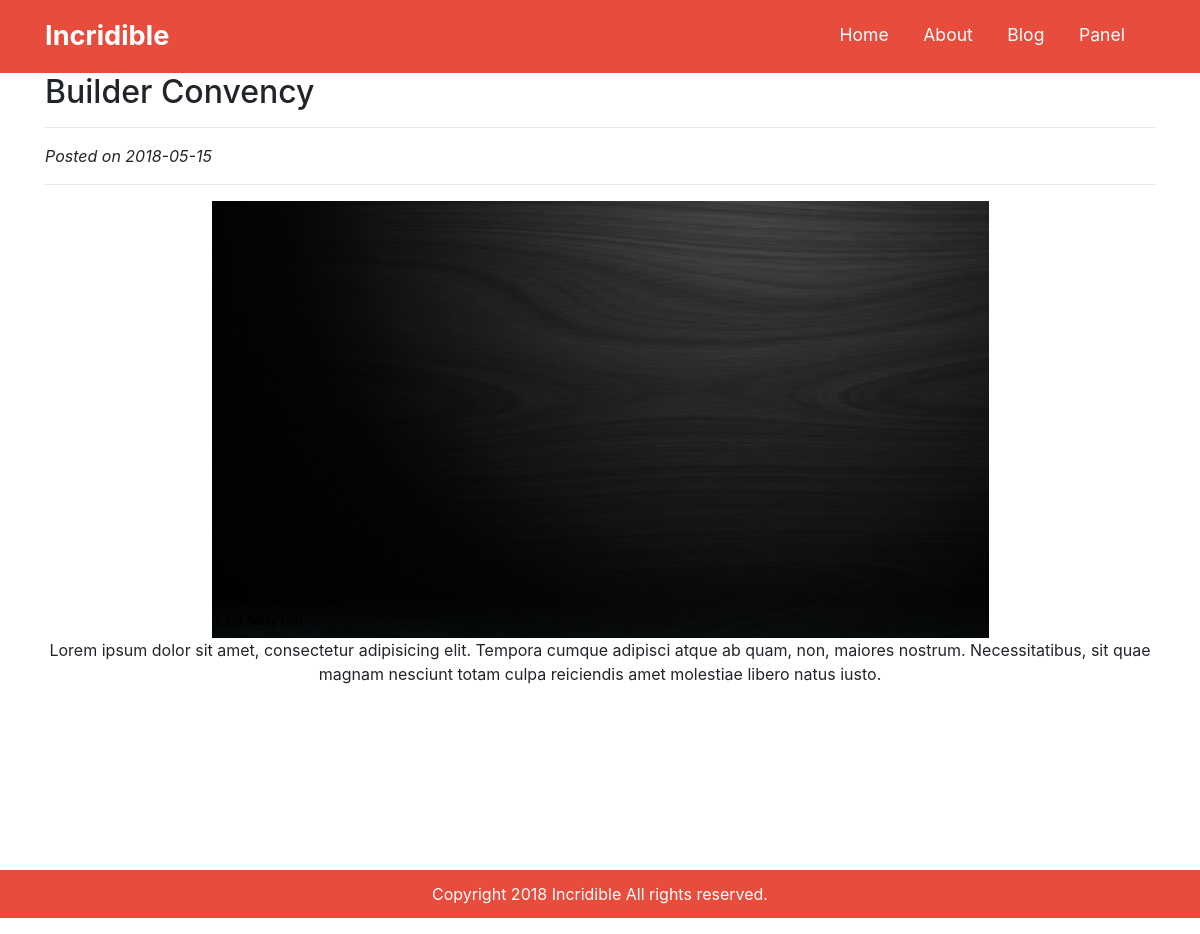
The page /index.php/Blog/detail/1 on the database its author committed.
### tables this page shows
CREATE TABLE `artikel` (
  `id` int(5) NOT NULL,
  `judul` varchar(30) NOT NULL,
  `kategori` varchar(20) NOT NULL,
  `isi` varchar(1000) NOT NULL,
  `tanggal` date NOT NULL,
  `creator` varchar(50) NOT NULL,
  `gambar` varchar(200) NOT NULL
);

### application/controllers/Blog.php (called while the page is built, shortened)
<?php
class Blog extends CI_Controller {
	public function __construct()
	{
		$this->load->model('Model_art');
		$this->load->model('Data_crud');
	}
	public function detail()
	{
		$data['data'] = $this->Model_art->Get_single($this->uri->segment(3));
		$this->load->view('header');
		$this->load->view('detail',$data);
		$this->load->view('footer');
	}
}

### index.php (called while the page is built, shortened)
<?php
require_once BASEPATH.'core/CodeIgniter.php';

### application/models/Model_art.php (called while the page is built, shortened)
<?php
class Model_art extends CI_Model {
	public function Get_single($id)
	{
		$data = array();
		$options = array('id' => $id);
		$Q = $this -> db -> get_where('artikel',$options,1);
			if ($Q->num_rows()>0) {
				$data = $Q->row_array();
			}
		return $data;
	}
}

### application/views/detail.php (the view)
<body>
<div class="container">
	<div class="row">
		<div class="col-lg-12">
			<h2><?= $data['judul']; ?></h2>
			<hr>
			<p><i>Posted on <?= $data['tanggal']; ?> </i></p>
			<hr>
			<center><img class="joker" src="<?php echo base_url('assets/img/uploads/'. $data['gambar']) ?>"></center>
		</div>
	</div>
	<div class="row">
		<div class="col-lg-12">
			<center><p><?= $data['isi'] ?></p></center>
		</div>
	</div>
</div>
</body>

### assets/style.css (style rules this page uses)
.joker { width: 70%; }

### rows shown on the page
artikel: judul "Builder Convency", tanggal "2018-05-15", gambar (picture), isi "Lorem ipsum dolor sit amet, consectetur adipisicing elit. Tempora cumque adipisci atque ab quam, non, maiores nostrum. Necessitatibus, sit quae magnam nesciunt totam culpa reiciendis amet molestiae libero natus iusto."
